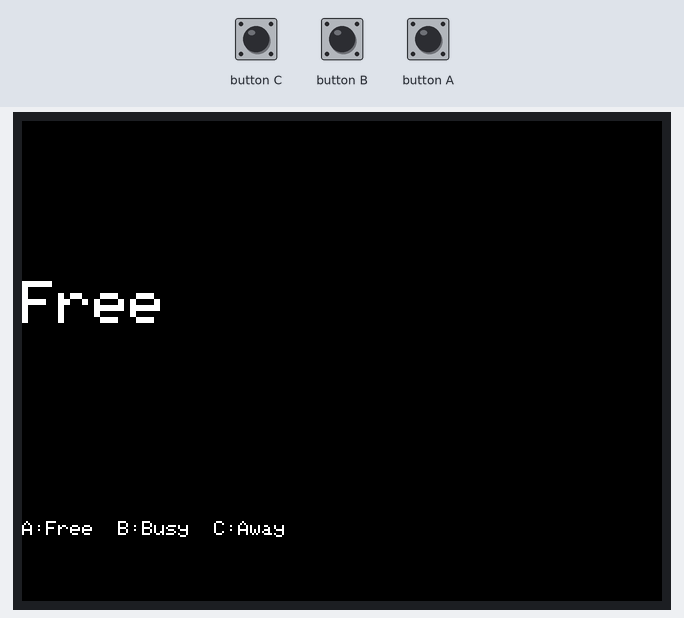
Bench run of a program on a simulated ESP32. On the bench: 320×240 colour display. Inputs (shaded band) come from the test bench. What the program prints to the serial monitor is not drawn.

Above: at 2.0 s.
2.1 s: button C pressed for 0.15 s
At 2.6 s:
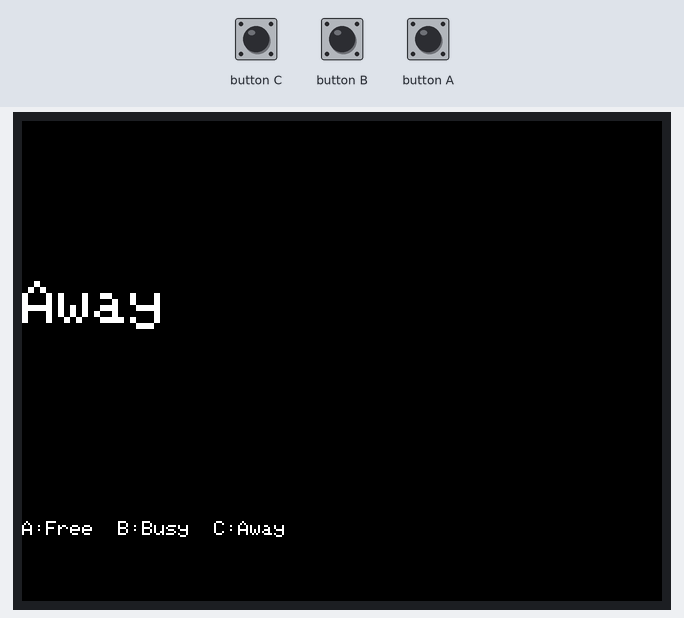
3.7 s: button B pressed for 0.15 s
At 4.9 s:
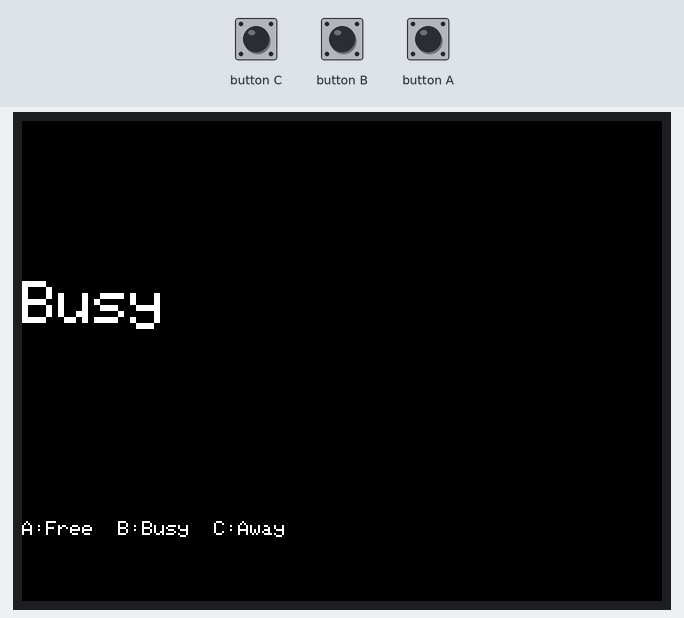
5.3 s: button C pressed for 1 s
At 6.2 s:
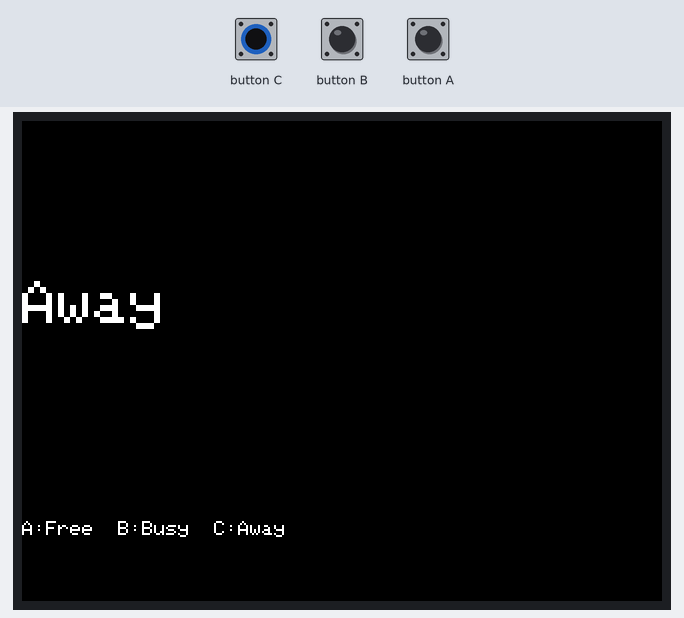
7.8 s: button B pressed for 1 s
At 9.3 s:
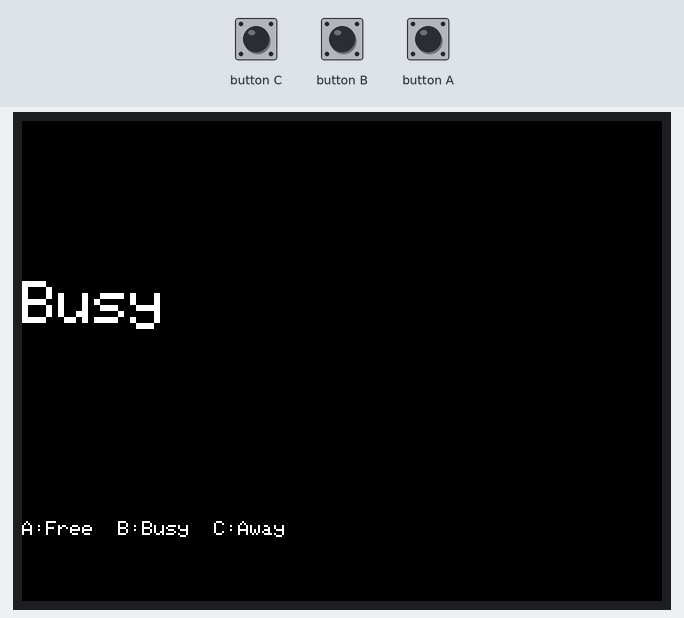
Timing chart, 0 to 10.8 s (numbered marks = the images above; inputs shaded):
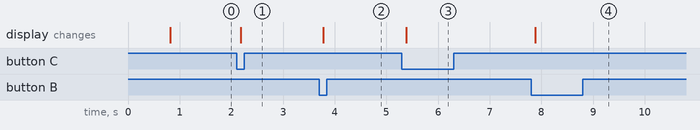

Measured:
- after the input at 2.1 s, the display: changes after 0.08 s (image 1)
- after the input at 3.7 s, the display: changes after 0.08 s (image 2)
- after the input at 5.3 s, the display: changes after 0.08 s (image 3)
- after the input at 7.8 s, the display: changes after 0.08 s (image 4)

The program:

main.cpp
```cpp
// Step 3: ESP-NOW send (Basic V2.7 side)
// Cycle through A=Free / B=Busy / C=Away with the buttons and send the status

#include <M5Unified.h>
#include <WiFi.h>
#include <esp_now.h>
#include <esp_wifi.h>
#include "shared.h"

uint8_t atomMac[] = ATOM_MAC_AP;
uint8_t currentStatus = STATUS_HIMA;

void onSent(const uint8_t *mac, esp_now_send_status_t status) {
    Serial.printf("Send: %s\n",
        status == ESP_NOW_SEND_SUCCESS ? "success" : "failure");
}

void sendStatus(uint8_t status) {
    currentStatus = status;
    Payload p = {status};
    esp_now_send(atomMac, (uint8_t*)&p, sizeof(p));

    // Update the screen
    M5.Display.fillScreen(BLACK);
    M5.Display.setTextSize(3);
    M5.Display.setCursor(0, 80);
    M5.Display.println(STATUS_LABELS[status]);
    M5.Display.setTextSize(1);
    M5.Display.setCursor(0, 200);
    M5.Display.println("A:Free  B:Busy  C:Away");

    Serial.printf("Send: %s\n", STATUS_LABELS[status]);
}

void setup() {
    auto cfg = M5.config();
    M5.begin(cfg);
    delay(500);

    // Lock to channel 1
    WiFi.mode(WIFI_STA);
    WiFi.disconnect();
    esp_wifi_set_channel(ESPNOW_CHANNEL, WIFI_SECOND_CHAN_NONE);

    if (esp_now_init() != ESP_OK) {
        Serial.println("ESP-NOW init failed");
        M5.Display.println("ESP-NOW FAIL");
        return;
    }
    esp_now_register_send_cb(onSent);

    esp_now_peer_info_t peer = {};
    memcpy(peer.peer_addr, atomMac, 6);
    peer.channel = ESPNOW_CHANNEL;
    peer.encrypt = false;
    esp_now_add_peer(&peer);

    // Initial display
    M5.Display.fillScreen(BLACK);
    M5.Display.setTextSize(3);
    M5.Display.setCursor(0, 80);
    M5.Display.println(STATUS_LABELS[0]);
    M5.Display.setTextSize(1);
    M5.Display.setCursor(0, 200);
    M5.Display.println("A:Free  B:Busy  C:Away");

    // Send the current status on startup
    sendStatus(0);

    Serial.println("Ready!");
}

void loop() {
    M5.update();

    if (M5.BtnA.wasPressed()) sendStatus(0);  // Free
    if (M5.BtnB.wasPressed()) sendStatus(1);  // Busy
    if (M5.BtnC.wasPressed()) sendStatus(2);  // Away
}
```

shared.h
```cpp
#pragma once

// ESP-NOW channel (must match on both sender and receiver)
#define ESPNOW_CHANNEL 1

// Device MAC addresses
// Note: Atom Lite uses the AP-mode MAC (STA + 1)
#define ATOM_MAC_AP  {0x14, 0x08, 0x08, 0x54, 0xE8, 0x45}
#define BASIC_MAC    {0x84, 0x1F, 0xE8, 0x83, 0x45, 0xB4}

// Status definitions
#define STATUS_HIMA      0  // Free
#define STATUS_SODAN     1  // Busy
#define STATUS_RISEKI    2  // Away
#define STATUS_COUNT     3

static const char* STATUS_LABELS[] = {"Free", "Busy", "Away"};

// ESP-NOW send/receive data structure
struct Payload {
    uint8_t status;  // STATUS_HIMA / STATUS_SODAN / STATUS_RISEKI
};
```
